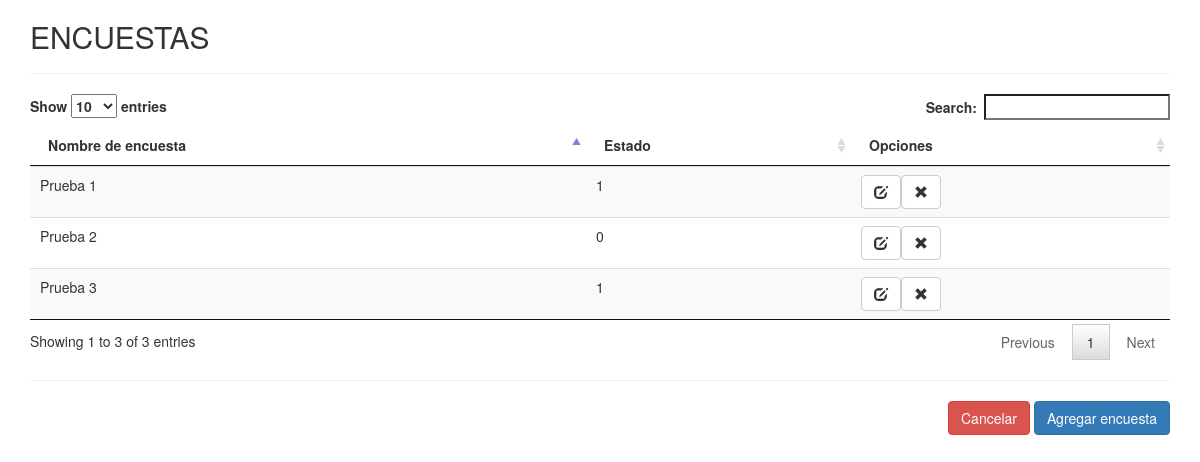
The page /index.php/encuestas on the database its author committed.
### tables this page shows
CREATE TABLE IF NOT EXISTS `encuesta` (
  `idencuesta` int(2) unsigned NOT NULL AUTO_INCREMENT COMMENT 'Identificador',
  `nombre` varchar(100) NOT NULL COMMENT 'Nombre de la encuesta',
  `estatus` tinyint(1) NOT NULL DEFAULT '0' COMMENT 'Estatus de la encuesta',
  PRIMARY KEY (`idencuesta`)
);

### application/controllers/encuestas.php (called while the page is built, shortened)
<?php if (!defined('BASEPATH')) exit('No direct script access allowed');
class Encuestas extends CI_Controller {
    function __construct() {
        $this->load->model('encuesta_model');
    }
    public function index(){
        $data = array(
            'encuestas' => $this->encuesta_model->get_all()
        );
        $this->load->view('headers/librerias');
        $this->load->view('encuestas/all', $data);
        $this->load->view('footer');
    }
}

### index.php (called while the page is built, shortened)
<?php
require_once BASEPATH.'core/CodeIgniter.php';

### application/models/encuesta_model.php (called while the page is built, shortened)
<?php if ( ! defined('BASEPATH')) exit('No direct script access allowed');
class Encuesta_Model extends CI_Model {
    public function get_all() {
        $query = $this->db->get('encuesta');
        return ($query->num_rows() > 0) ? $query : NULL;
    }
}

### application/views/encuestas/all.php (the view)
<h2>ENCUESTAS</h2><hr>
<table class="table table-striped" id="dataTable">
    <thead>
        <tr>
            <th>Nombre de encuesta</th>
            <th>Estado</th>
            <th>Opciones</th>
        </tr>
    </thead>
    <tbody>
        <?php
        if ($encuestas != NULL) {
            foreach ($encuestas->result() as $row) {
                echo "<tr>";
                echo "<td>" . $row->nombre . "</td>";
                echo "<td>" . $row->estatus . "</td>";
                echo "<td>";
                echo "<a type='button' class='btn btn-default' aria-label='Left Align' href=" . site_url() . "/encuestas/update_form/" . $row->idencuesta . ">";
                echo "<span class='glyphicon glyphicon-edit' aria-hidden='true'></span>";
                echo "</a>";
                echo "<a type='button' class='btn btn-default' aria-label='Left Align' href=" . site_url() . "/encuestas/delete/" . $row->idencuesta . ">";
                echo "<span class='glyphicon glyphicon-remove' aria-hidden='true'></span>";
                echo "</a>";
                echo "</td>";
                echo "</tr>";
            }
        } else {
            echo "No existen encuestas";
        }
        ?>
    </tbody>
</table>
<hr>
<div align="right">
    <button type="button" class="btn btn-danger">Cancelar</button>
    <a type="button" class="btn btn-primary" href="<?= site_url() ?>/encuestas/set_form">Agregar encuesta</a>
</div>

### rows shown on the page
encuesta: nombre "Prueba 1", estatus "1"
encuesta: nombre "Prueba 2", estatus "0"
encuesta: nombre "Prueba 3", estatus "1"
